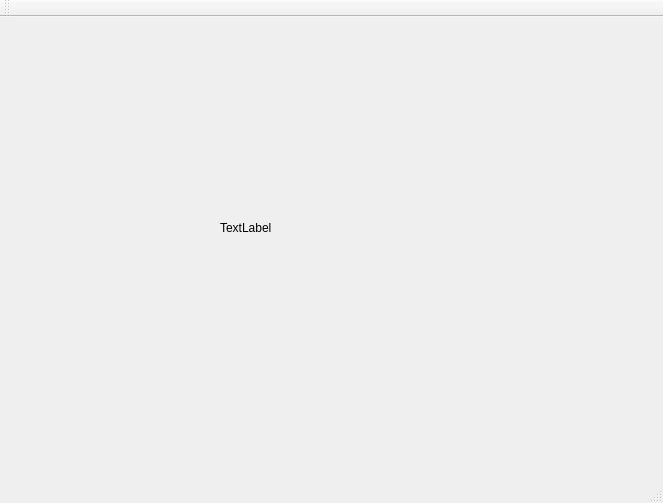
<?xml version="1.0" encoding="UTF-8"?>
<ui version="4.0">
 <class>MainWindow</class>
 <widget class="QMainWindow" name="MainWindow">
  <property name="geometry">
   <rect>
    <x>0</x>
    <y>0</y>
    <width>663</width>
    <height>503</height>
   </rect>
  </property>
  <property name="windowTitle">
   <string>MainWindow</string>
  </property>
  <widget class="QWidget" name="centralWidget">
   <widget class="QLabel" name="label">
    <property name="geometry">
     <rect>
      <x>220</x>
      <y>180</y>
      <width>81</width>
      <height>61</height>
     </rect>
    </property>
    <property name="text">
     <string>TextLabel</string>
    </property>
   </widget>
  </widget>
  <widget class="QMenuBar" name="menuBar">
   <property name="geometry">
    <rect>
     <x>0</x>
     <y>0</y>
     <width>663</width>
     <height>21</height>
    </rect>
   </property>
  </widget>
  <widget class="QToolBar" name="mainToolBar">
   <attribute name="toolBarArea">
    <enum>TopToolBarArea</enum>
   </attribute>
   <attribute name="toolBarBreak">
    <bool>false</bool>
   </attribute>
  </widget>
  <widget class="QStatusBar" name="statusBar"/>
 </widget>
 <layoutdefault spacing="6" margin="11"/>
 <resources/>
 <connections/>
</ui>
